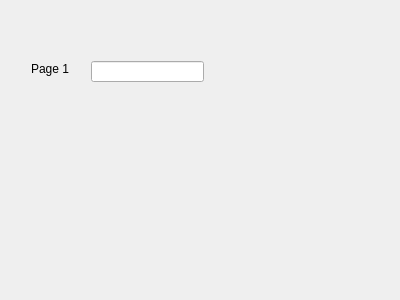
<?xml version="1.0" encoding="UTF-8"?>
<ui version="4.0">
 <class>Sample</class>
 <widget class="QWidget" name="Sample">
  <property name="geometry">
   <rect>
    <x>0</x>
    <y>0</y>
    <width>400</width>
    <height>300</height>
   </rect>
  </property>
  <property name="windowTitle">
   <string>Form</string>
  </property>
  <layout class="QGridLayout" name="gridLayout">
   <item row="0" column="0">
    <widget class="QStackedWidget" name="stackedWidget">
     <widget class="QWidget" name="page">
      <widget class="QLabel" name="label">
       <property name="geometry">
        <rect>
         <x>20</x>
         <y>50</y>
         <width>59</width>
         <height>16</height>
        </rect>
       </property>
       <property name="text">
        <string>Page 1</string>
       </property>
      </widget>
      <widget class="QLineEdit" name="lineEdit">
       <property name="geometry">
        <rect>
         <x>80</x>
         <y>50</y>
         <width>113</width>
         <height>21</height>
        </rect>
       </property>
      </widget>
     </widget>
     <widget class="QWidget" name="page_2">
      <widget class="QLabel" name="label_2">
       <property name="geometry">
        <rect>
         <x>90</x>
         <y>60</y>
         <width>59</width>
         <height>16</height>
        </rect>
       </property>
       <property name="text">
        <string>Page 2</string>
       </property>
      </widget>
     </widget>
     <widget class="QWidget" name="page_3">
      <widget class="QLabel" name="label_3">
       <property name="geometry">
        <rect>
         <x>140</x>
         <y>80</y>
         <width>59</width>
         <height>16</height>
        </rect>
       </property>
       <property name="text">
        <string>Page 3</string>
       </property>
      </widget>
     </widget>
    </widget>
   </item>
  </layout>
 </widget>
 <resources/>
 <connections/>
</ui>
